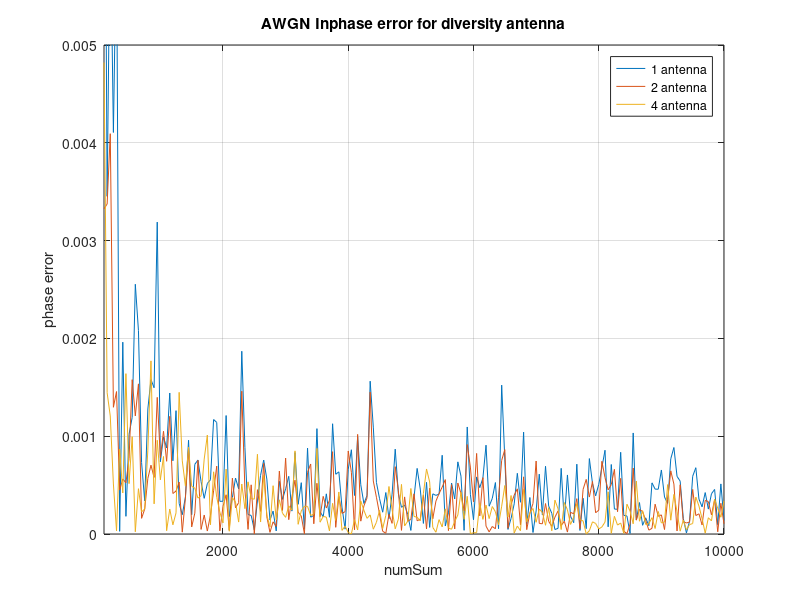
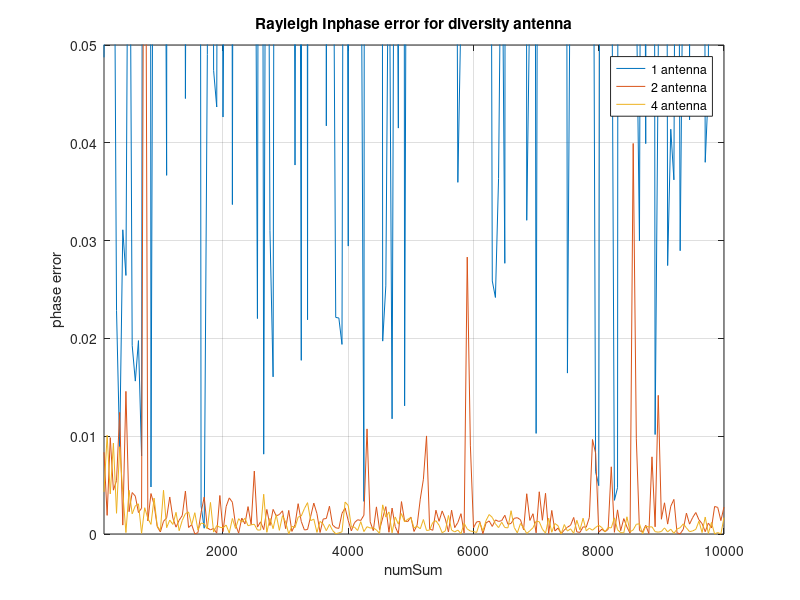

MATLAB code for these plots, in order:
clear 
clc
close all

M = 4;
EbNoVec = 15;
numSum = 100:50:10000;
ph_err = pi/6;
k = log2(M);


%% 2 antenna%%%%%%%


for j = 1 : length(numSum)
    snrdb = EbNoVec+10*log(k);
    dataIn = randi([0,M-1], numSum(j) , k);
    txRig = pskmod(dataIn, M,ph_err,'gray');
    
 
    rxSig_a1 = awgn(txRig,snrdb,'measured');
    rxSig_a2 =  awgn(txRig,snrdb,'measured');
    rxSig_tot2 = 1/2*(rxSig_a1 + rxSig_a2);
    
    
    % phase est
        x4 = pskmod([0,M-1],M);
        x4_conj = mean((conj(x4)).^4);
        Rx_4 = mean((rxSig_a1).^4);
        Ph_err_est_a1 = 0.25*mean(angle(x4_conj*Rx_4));
        
     % phase est
        x5 = pskmod([0,M-1],M);
        x5_conj = mean((conj(x5)).^4);
        Rx_5 = mean((rxSig_tot2).^4);
        Ph_err_est_a1a2 = 0.25*mean(angle(x5_conj*Rx_5));
        
        
     Sub_01(j) = abs(Ph_err_est_a1 - ph_err);
     
     Sub_02(j) = abs(Ph_err_est_a1a2 - ph_err);
     

    
    
    
    
    
    
    
    
end

%% ray_2antenna

for i = 1 : length(numSum)
    snrdb = 10.^(0.1*EbNoVec);
    dataInRay2 = randi([0,M-1], numSum(i) , k);
    txRigRay2 = pskmod(dataInRay2, M,ph_err,'gray');
    
    %%%% #1
    noiseRay_a1 = 1/sqrt(2*snrdb*k)*(randn(length(txRigRay2),1) + 1i*randn(length(txRigRay2),1));% Complex Gaussian niose

    Rayleigh_a1 = 1/sqrt(2)*(randn(length(txRigRay2),1) + 1i*randn(length(txRigRay2),1));%Rayleigh
    
    Rayleigh_nominator_a1 = Rayleigh_a1.*txRigRay2+ noiseRay_a1;

    rxSigRay_one = Rayleigh_nominator_a1./Rayleigh_a1;%Rayleigh fading : output of channel
    
    %%%% #2
    
    noiseRay_a2 = 1/sqrt(2*snrdb*k)*(randn(length(txRigRay2),1) + 1i*randn(length(txRigRay2),1));% Complex Gaussian niose

    Rayleigh_a2 = 1/2*1/sqrt(2)*(randn(length(txRigRay2),1) + 1i*randn(length(txRigRay2),1));%Rayleigh
    
    Rayleigh_nominator_a2 = Rayleigh_a2.*txRigRay2+ noiseRay_a2;

    rxSigRay_two = Rayleigh_nominator_a2./Rayleigh_a2;%Rayleigh fading : output of channel
    
    %%%% combine
    
    nominator = conj(Rayleigh_a1) .* Rayleigh_nominator_a1 + conj(Rayleigh_a2) .* Rayleigh_nominator_a2;
    
    denominator = conj(Rayleigh_a1) .* Rayleigh_a1 + conj(Rayleigh_a2) .* Rayleigh_a2;
    
    equalizer = nominator./denominator;
    
     % phase est
        x4 = pskmod([0,M-1],M);
        x4_conj = mean((conj(x4)).^4);
        Rx_4 = mean((rxSigRay_one).^4);
        Ph_err_RayEst_a1 = abs(0.25*mean(angle(x4_conj*Rx_4)));
        
        
     % phase est
        x5 = pskmod([0,M-1],M);
        x5_conj = mean((conj(x5)).^4);
        Rx_5 = mean((equalizer).^4);
        Ph_err_RayEst_a1a2 = 0.25*mean(angle(x5_conj*Rx_5));
    
     Sub_Ray01(i) = abs(Ph_err_RayEst_a1 - ph_err);
     
     Sub_Ray02(i) = abs(Ph_err_RayEst_a1a2 - ph_err);
    
    
end


%% AWGN 4 antenna

for j = 1 : length(numSum)
    snrdb = EbNoVec + 10*log(k);
    dataIn = randi([0,M-1], numSum(j) , k);
    txRigAWGN4 = pskmod(dataIn, M,ph_err,'gray');
    
  
    rxSigAWGN_a1 = awgn(txRigAWGN4,snrdb,'measured');
    rxSigAWGN_a2 = awgn(txRigAWGN4,snrdb,'measured');
    rxSigAWGN_a3 = awgn(txRigAWGN4,snrdb,'measured');
    rxSigAWGN_a4 = awgn(txRigAWGN4,snrdb,'measured');
    
    rxSigAWGN_tot4 = 1/4*(rxSigAWGN_a1 + rxSigAWGN_a2 + rxSigAWGN_a3 + rxSigAWGN_a4);
    
    
    % phase est
        x5 = pskmod([0,M-1],M);
        x5_conj = mean((conj(x5)).^4);
        Rx_5 = mean((rxSigAWGN_tot4).^4);
        Ph_err_est4 = 0.25*mean(angle(x5_conj*Rx_5));
    
        
        Sub_04(j) = abs(Ph_err_est4 - ph_err);
    
    
    
    
    
end





%% Ray 4 antenna


for i = 1 : length(numSum)
    snrdb = 10.^(0.1*EbNoVec);
    dataInRay4 = randi([0,M-1], numSum(i) , k);
    txRigRay4 = pskmod(dataInRay4, M,ph_err,'gray');
    
    %%%% #1
    noiseRay_a1 = 1/sqrt(2*snrdb*k)*(randn(length(txRigRay4),1) + 1i*randn(length(txRigRay4),1));% Complex Gaussian niose

    Rayleigh_a1 = 1/sqrt(2)*(randn(length(txRigRay4),1) + 1i*randn(length(txRigRay4),1));%Rayleigh
    
    Rayleigh_nominator_a1 = Rayleigh_a1.*txRigRay4+ noiseRay_a1;

    rxSigRay_one = Rayleigh_nominator_a1./Rayleigh_a1;%Rayleigh fading : output of channel
    
    %%%% #2
    
    noiseRay_a2 = 1/sqrt(2*snrdb*k)*(randn(length(txRigRay4),1) + 1i*randn(length(txRigRay4),1));% Complex Gaussian niose

    Rayleigh_a2 = 1/2*1/sqrt(2)*(randn(length(txRigRay4),1) + 1i*randn(length(txRigRay4),1));%Rayleigh
    
    Rayleigh_nominator_a2 = Rayleigh_a2.*txRigRay4+ noiseRay_a2;

    rxSigRay_two = Rayleigh_nominator_a2./Rayleigh_a2;%Rayleigh fading : output of channel
    
    
    %%%% #3
    
    noiseRay_a3 = 1/sqrt(2*snrdb*k)*(randn(length(txRigRay4),1) + 1i*randn(length(txRigRay4),1));% Complex Gaussian niose

    Rayleigh_a3 = 1/3*1/sqrt(2)*(randn(length(txRigRay4),1) + 1i*randn(length(txRigRay4),1));%Rayleigh
    
    Rayleigh_nominator_a3 = Rayleigh_a3.*txRigRay4+ noiseRay_a3;

    rxSigRay_three = Rayleigh_nominator_a3./Rayleigh_a3;%Rayleigh fading : output of channel
    
    
    %%%% #4
    
    noiseRay_a4 = 1/sqrt(2*snrdb*k)*(randn(length(txRigRay4),1) + 1i*randn(length(txRigRay4),1));% Complex Gaussian niose

    Rayleigh_a4 = 1/4*1/sqrt(2)*(randn(length(txRigRay4),1) + 1i*randn(length(txRigRay4),1));%Rayleigh
    
    Rayleigh_nominator_a4 = Rayleigh_a4.*txRigRay4+ noiseRay_a4;

    rxSigRay_four = Rayleigh_nominator_a4./Rayleigh_a4;%Rayleigh fading : output of channel
    
    %%%% combine
    
    nominator = conj(Rayleigh_a1) .* Rayleigh_nominator_a1 + conj(Rayleigh_a2) .* Rayleigh_nominator_a2 + conj(Rayleigh_a3) .* Rayleigh_nominator_a3 + conj(Rayleigh_a4) .* Rayleigh_nominator_a4;
    
    denominator = conj(Rayleigh_a1) .* Rayleigh_a1 + conj(Rayleigh_a2) .* Rayleigh_a2 + conj(Rayleigh_a3) .* Rayleigh_a3 + conj(Rayleigh_a4) .* Rayleigh_a4;
    
    equalizer = nominator./denominator;
    
    % phase est
        x5 = pskmod([0,M-1],M);
        x5_conj = mean((conj(x5)).^4);
        Rx_5 = mean((equalizer).^4);
        Ph_err_RayEst4 = 0.25*mean(angle(x5_conj*Rx_5));
        
        
   Sub_Ray04(i) = abs(Ph_err_RayEst4 - ph_err);
end

figure(1)
plot(numSum,Sub_01,numSum,Sub_02,numSum,Sub_04)
grid on;
legend('1 antenna','2 antenna','4 antenna');
xlabel('numSum');
ylabel('phase error');
axis([100,10000,0,0.005]);
title('AWGN Inphase error for diversity antenna');

figure(2)

plot(numSum,Sub_Ray01,numSum,Sub_Ray02,numSum,Sub_Ray04)
grid on;
legend('1 antenna','2 antenna','4 antenna');
xlabel('numSum');
ylabel('phase error');
axis([100,10000,0,0.05]);
title('Rayleigh Inphase error for diversity antenna');





